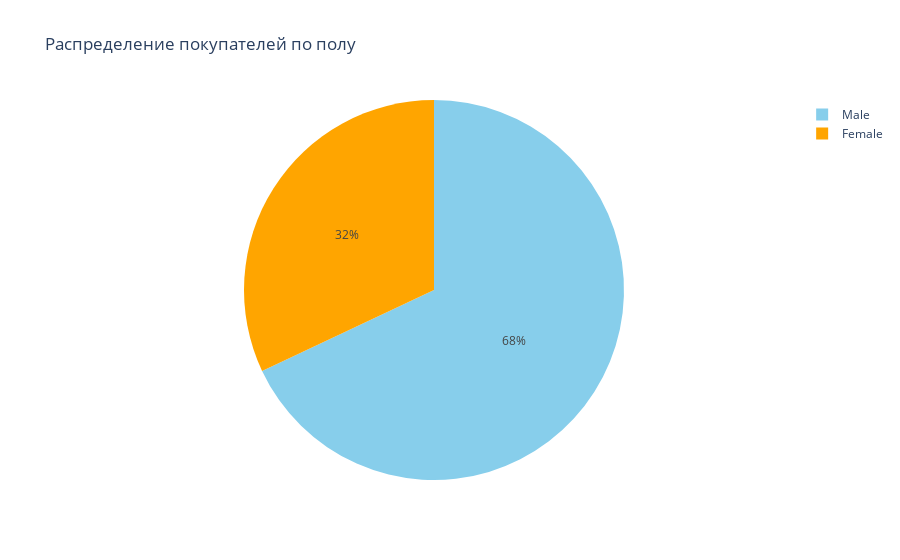

The code cell stored with this chart in its notebook:
### Markdown cell above
<h2>Задание 1.2</h2>

### Code cell
import plotly.express as px

fig = px.pie(df, names='Gender', title='Распределение покупателей по полу', color_discrete_sequence=['skyblue', 'orange'])
fig.show()

### Figure 1 — Plotly figure (JSON) as saved in the notebook; plotly's stock layout.template omitted (floating-point values rounded to 4 significant figures; data arrays with more than 128 entries replaced by an {"elided": "..."} marker saying what was removed)
{"data": [{"domain": {"x": [0, 1], "y": [0, 1]}, "hovertemplate": "Gender=%{label}<extra></extra>", "labels": {"elided": "3900 str values"}, "legendgroup": "", "name": "", "showlegend": true, "type": "pie"}], "layout": {"autosize": true, "legend": {"tracegroupgap": 0}, "piecolorway": ["skyblue", "orange"], "title": {"text": "Распределение покупателей по полу"}}}
